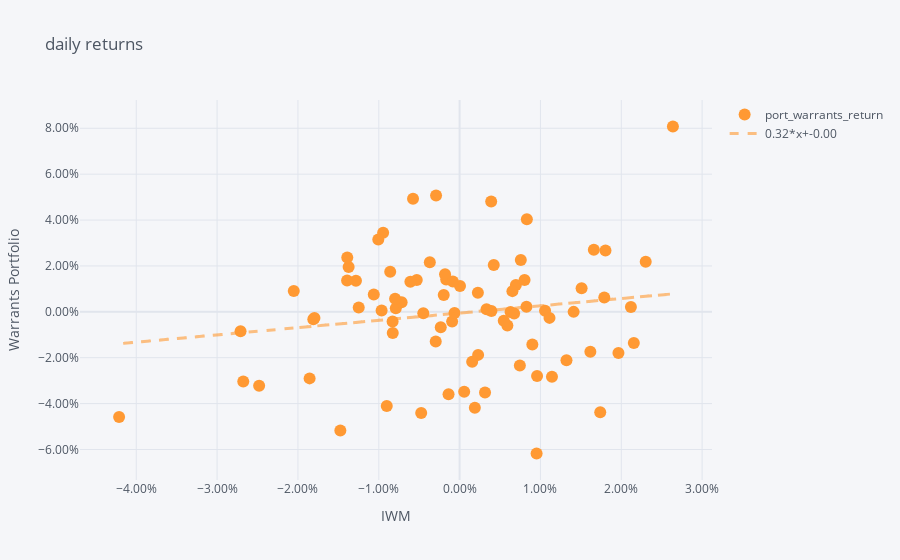

Here is the notebook cell this chart was saved with:
### Code cell
df_plot.iplot(
    kind='scatter', 
    x=etf_tkr+'_return_adjusted', 
    y='port_warrants_return', 
    mode='markers', 
    title='daily returns', 
    xTitle=etf_tkr,
    xaxis_tickformat='0.2%',
    yTitle='Warrants Portfolio',
    yaxis_tickformat='0.2%',
    bestfit=True
)
